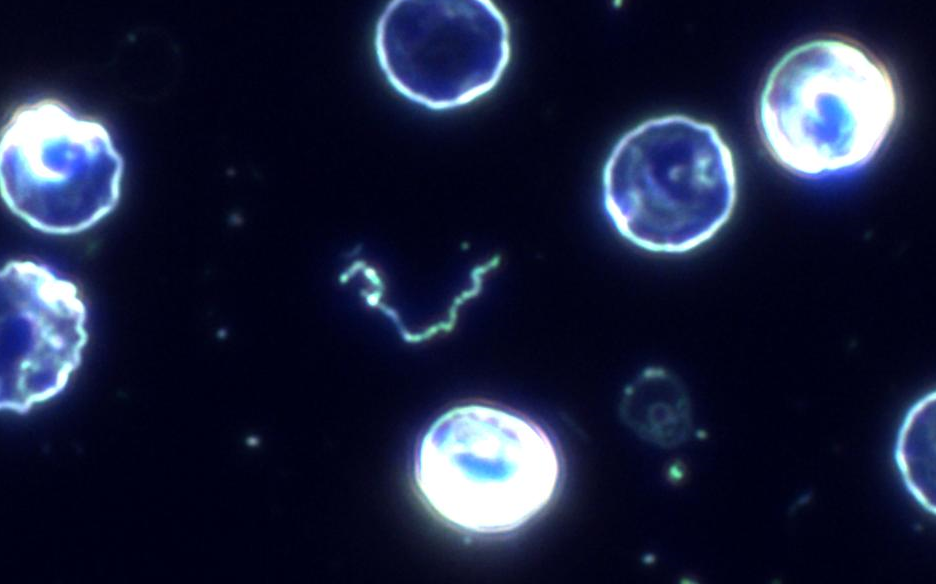
%> input picture Image_Processing_Assignment/Assignment_Input/IMG_11.png, 936 x 584 px
$ octave activecontourtest.m   (GNU Octave 9; MATLAB toolbox functions it lacks are replaced by stand-ins)
%> lines starting %> are read from the running program, lines starting %| are printed output that depends on the picture; in (x1, y1, x2, y2) boxes, pixels count from 0 and x2, y2 are one past the last pixel; in counts of white or black regions, pixels touching at a corner belong together; the program's own positions count from 1
clear; close all;

I = imread('IMG_11.png');
%> I is the input picture: size 584x936x3 uint8; mean R, G, B 27.5, 33.3, 59.9
figure, imshow(I)

I_gray = rgb2gray(I);
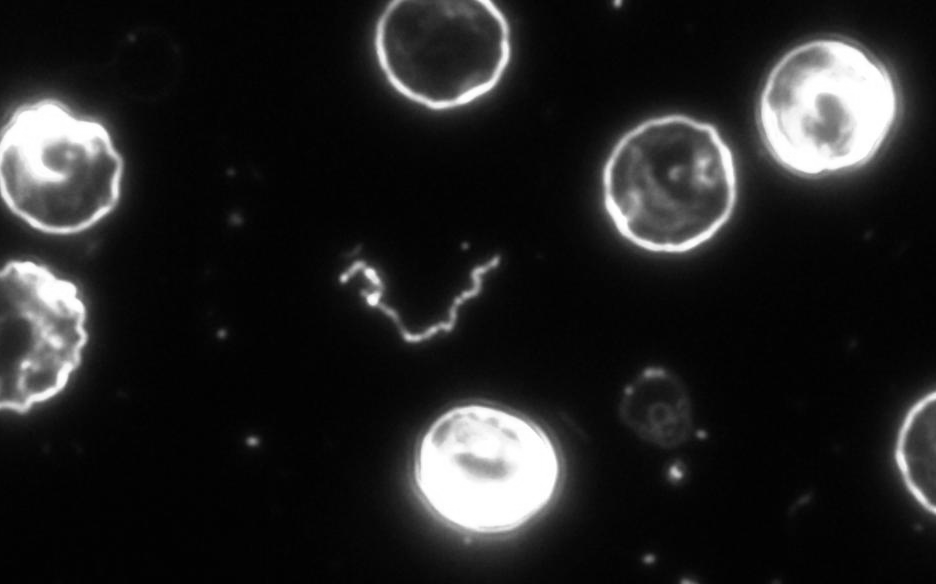
%> I_gray: size 584x936 uint8; min 2, max 255, mean 34.6
figure, imshow(I_gray)

rI_gray = imresize(I_gray,[512 NaN]);
figure, imshow(rI_gray)

dpgrayimg = 255*im2double(rI_gray);
mi = min(min(dpgrayimg));
%> mi = 2
ma = max(max(dpgrayimg));
%> ma = 255

en_rI_gray = imadjust(rI_gray,[mi/255; ma/255],[0; 1]);

lvl = graythresh(en_rI_gray);
%> lvl = 0.412
img = imbinarize(en_rI_gray,lvl);
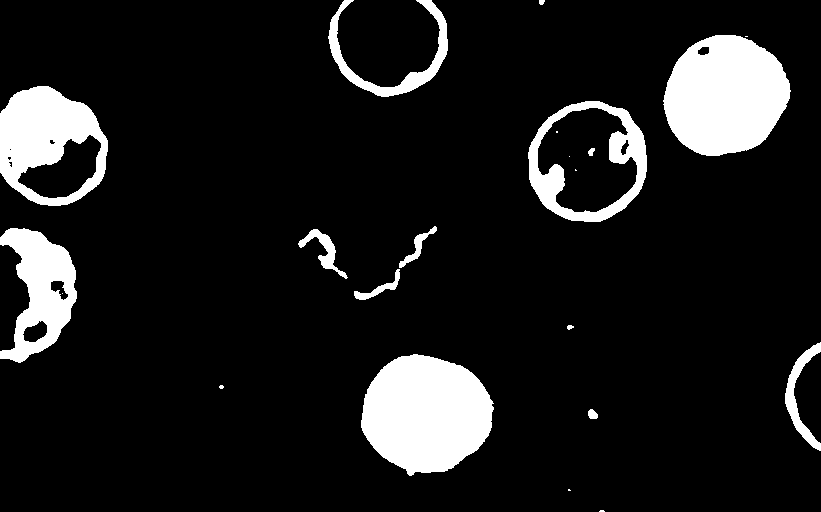
%> img: size 512x821 logical; 11% white; 22 white regions (8 under 20 px), largest, box (x1, y1, x2, y2) and area: (361, 354, 494, 476) 12050, (663, 35, 791, 156) 11661, (0, 86, 108, 206) 7436

bw_a = padarray(img,[1 1],1,'pre');
%> bw_a: size 513x822 logical; 11.3% white; 19 white regions (8 under 20 px), largest, box (x1, y1, x2, y2) and area: (0, 0, 822, 513) 16802, (362, 355, 495, 477) 12050, (664, 36, 792, 157) 11661
bw_a_filled = imfill(bw_a,'holes');
%> bw_a_filled: size 513x822 logical; 15.9% white; 14 white regions (4 under 20 px), largest, box (x1, y1, x2, y2) and area: (0, 0, 822, 513) 29350, (362, 355, 495, 477) 12050, (664, 36, 792, 157) 11733
bw_a_filled = bw_a_filled(2:end,2:end);
%> bw_a_filled: size 512x821 logical; 15.6% white; 17 white regions (4 under 20 px), largest, box (x1, y1, x2, y2) and area: (361, 354, 494, 476) 12050, (663, 35, 791, 156) 11733, (528, 101, 647, 222) 11390
imshow(bw_a_filled)

bw_b = padarray(padarray(img,[1 0],1,'pre'),[0 1],1,'post');
%> bw_b: size 513x822 logical; 11.3% white; 20 white regions (8 under 20 px), largest, box (x1, y1, x2, y2) and area: (361, 355, 494, 477) 12050, (663, 36, 791, 157) 11661, (0, 87, 108, 207) 7436
bw_b_filled = imfill(bw_b,'holes');
%> bw_b_filled: size 513x822 logical; 15.8% white; 15 white regions (4 under 20 px), largest, box (x1, y1, x2, y2) and area: (0, 0, 822, 513) 13630, (361, 355, 494, 477) 12050, (663, 36, 791, 157) 11733
bw_b_filled = bw_b_filled(2:end,1:end-1);
imshow(bw_b_filled);

bw_c = padarray(img,[1 1],1,'post');
bw_c_filled = imfill(bw_c,'holes');
bw_c_filled = bw_c_filled(1:end-1,1:end-1);
imshow(bw_c_filled)

bw_d = padarray(padarray(img,[1 0],1,'post'),[0 1],1,'pre');
%> bw_d: size 513x822 logical; 11.3% white; 20 white regions (7 under 20 px), largest, box (x1, y1, x2, y2) and area: (0, 0, 822, 513) 14429, (362, 354, 495, 476) 12050, (664, 35, 792, 156) 11661
bw_d_filled = imfill(bw_d,'holes');
%> bw_d_filled: size 513x822 logical; 14.2% white; 15 white regions (3 under 20 px), largest, box (x1, y1, x2, y2) and area: (0, 0, 822, 513) 19829, (362, 354, 495, 476) 12050, (664, 35, 792, 156) 11733
bw_d_filled = bw_d_filled(1:end-1,2:end);
imshow(bw_d_filled)

bw_filled = bw_a_filled | bw_b_filled | bw_c_filled | bw_d_filled;
figure, imshow(bw_filled)

BW2 = bwareafilt(bw_filled,[1,230]);
%> BW2: size 512x821 logical; 0.04% white; 7 white regions (4 under 20 px), largest, box (x1, y1, x2, y2) and area: (588, 409, 598, 419) 77, (539, 0, 545, 5) 25, (567, 325, 574, 330) 25
figure, imshowpair(bw_filled, BW2,'montage');
%> after `imshowpair(bw_filled, BW2,'montage')`:
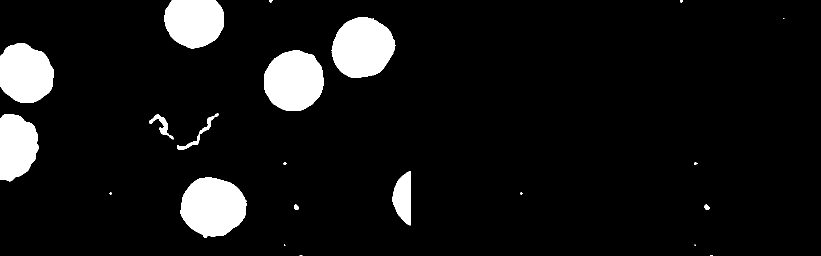
%> displayed picture: size 512x1642, on the screen's scale of 0 to 255 (shown at 1/2 size); 8% white; 24 white regions (8 under 20 px), largest, box (x1, y1, x2, y2) and area: (361, 354, 494, 476) 12050, (663, 35, 791, 156) 11733, (528, 101, 647, 222) 11390
final = bw_filled - BW2;
figure, imshow(final)

% [8 lines of commented-out code are left out]


iml = bwlabel(final);
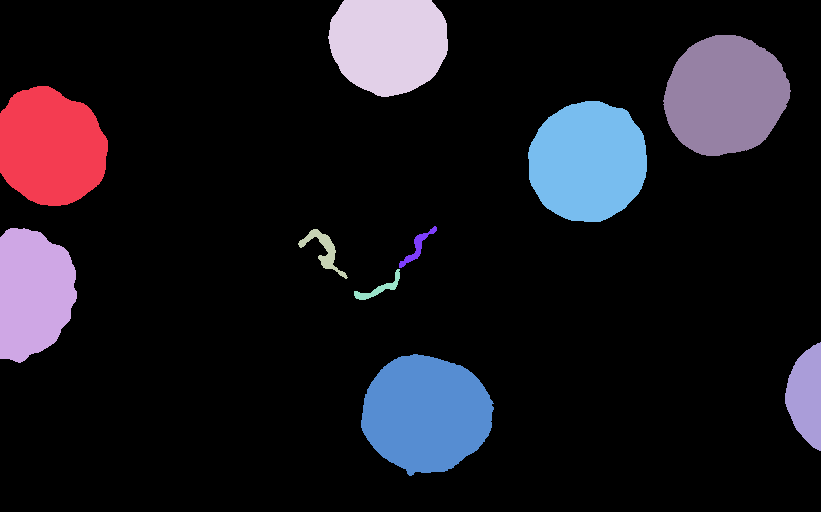
%> iml: size 512x821 double; 11 distinct labels, from 0 to 10; one colour per label, 0 black
figure, imshow(iml),title('labels')
g = regionprops(iml,'Area','BoundingBox');
%> g = 10 regions; largest, box (x1, y1, x2, y2) and Area: (361, 354, 494, 476) 12050, (663, 35, 791, 156) 11733, (528, 101, 647, 222) 11390, (0, 86, 108, 206) 10238, (328, 0, 448, 97) 9506
avals = [g.Area];
%> avals = [10238 8247 637 9506 346 12050 340 11390 11733 2765]
bac = find((0 <= avals)&(avals <= 1730));
%> bac = [3 5 7]
cell = find((1730 <= avals)&(avals <= 20000));
%> cell = [1 2 4 6 8 9 10]
h = ismember(iml, bac);
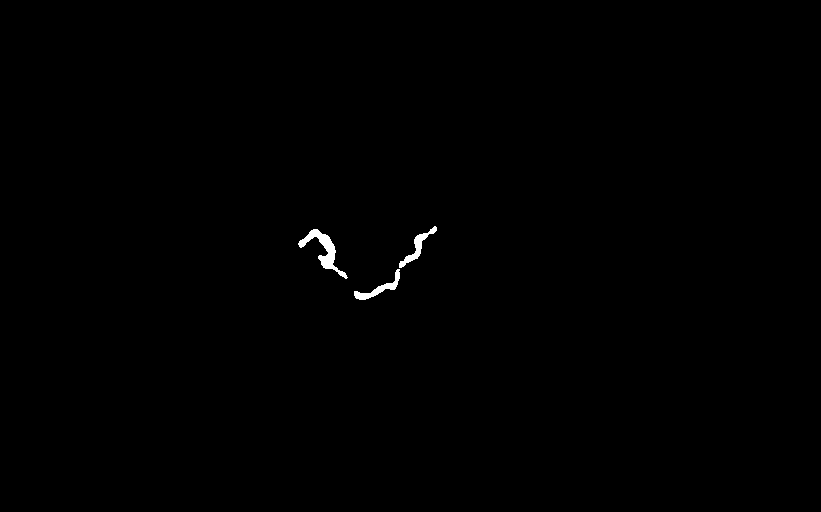
%> h: size 512x821 logical; 0.31% white; 3 white regions, box (x1, y1, x2, y2) and area: (298, 229, 348, 279) 637, (354, 269, 400, 300) 346, (399, 226, 437, 268) 340
b = ismember(iml,cell);
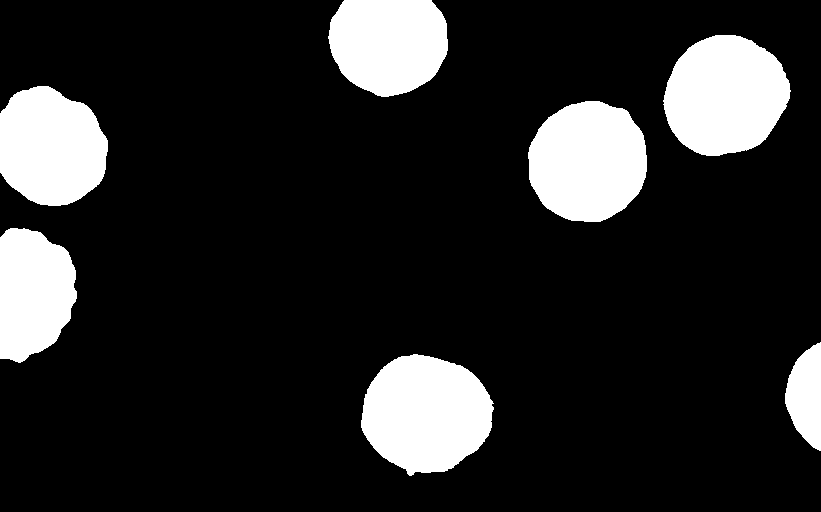
%> b: size 512x821 logical; 15.7% white; 7 white regions, largest, box (x1, y1, x2, y2) and area: (361, 354, 494, 476) 12050, (663, 35, 791, 156) 11733, (528, 101, 647, 222) 11390
rgbH = label2rgb(h,[0,1,1],[0,0,0]);
rgbB = label2rgb(b,[1,0,0], [0,0,0]);
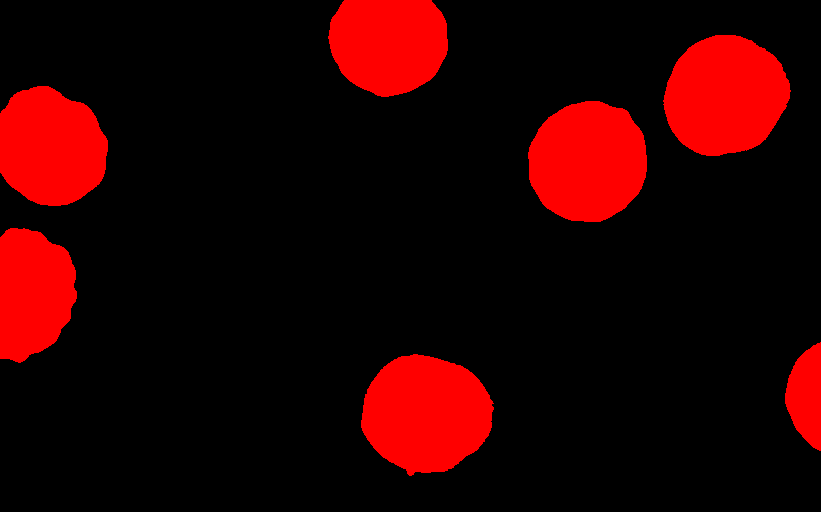
%> rgbB: size 512x821x3 uint8; mean R, G, B 40, 0, 0
i = rgbH+rgbB;
figure, imshow(i)

$ run again, with Image_Processing_Assignment/Assignment_Input/IMG_01.png copied over Image_Processing_Assignment/Assignment_Input/IMG_11.png
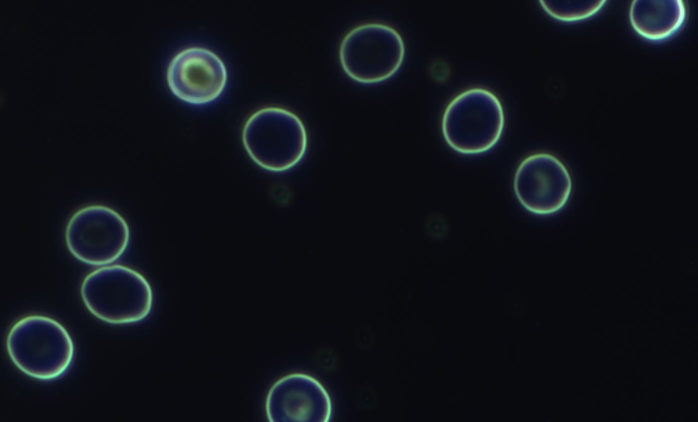
%> input picture Image_Processing_Assignment/Assignment_Input/IMG_01.png, 1396 x 844 px (shown at 1/2 size)
%> I is the input picture: size 844x1396x3 uint8; mean R, G, B 15.1, 18.4, 23.6
%> mi = 8
%> ma = 239
%> lvl = 0.225
%> img: size 512x847 logical; 4.5% white; 12 white regions, largest, box (x1, y1, x2, y2) and area: (202, 57, 276, 127) 4007, (79, 249, 185, 393) 3371, (8, 382, 90, 462) 2016
%> bw_a: size 513x848 logical; 4.8% white; 11 white regions, largest, box (x1, y1, x2, y2) and area: (203, 58, 277, 128) 4007, (0, 0, 848, 513) 3720, (80, 250, 186, 394) 3371
%> bw_b: size 513x848 logical; 4.8% white; 11 white regions, largest, box (x1, y1, x2, y2) and area: (202, 58, 276, 128) 4007, (0, 0, 848, 513) 3720, (79, 250, 185, 394) 3371
%> bw_b_filled: size 513x848 logical; 10.3% white; 10 white regions, largest, box (x1, y1, x2, y2) and area: (79, 250, 185, 394) 9583, (0, 0, 848, 513) 6011, (8, 383, 90, 463) 5056
%> bw_c: size 513x848 logical; 4.8% white; 11 white regions, largest, box (x1, y1, x2, y2) and area: (202, 57, 276, 127) 4007, (79, 249, 185, 393) 3371, (0, 0, 848, 513) 2943
%> bw_d: size 513x848 logical; 4.8% white; 11 white regions, largest, box (x1, y1, x2, y2) and area: (203, 57, 277, 127) 4007, (80, 249, 186, 393) 3371, (0, 0, 848, 513) 2943
%> bw_d_filled: size 513x848 logical; 10.3% white; 10 white regions, largest, box (x1, y1, x2, y2) and area: (80, 249, 186, 393) 9583, (0, 0, 848, 513) 5374, (9, 382, 91, 462) 5056
%> bw_filled: size 512x847 logical; 10.5% white; 10 white regions, largest, box (x1, y1, x2, y2) and area: (79, 249, 185, 393) 9583, (8, 382, 90, 462) 5056, (536, 106, 612, 187) 4848
%> BW2: size 512x847 logical; every value is 0
%> `iml = bwlabel(final);`:
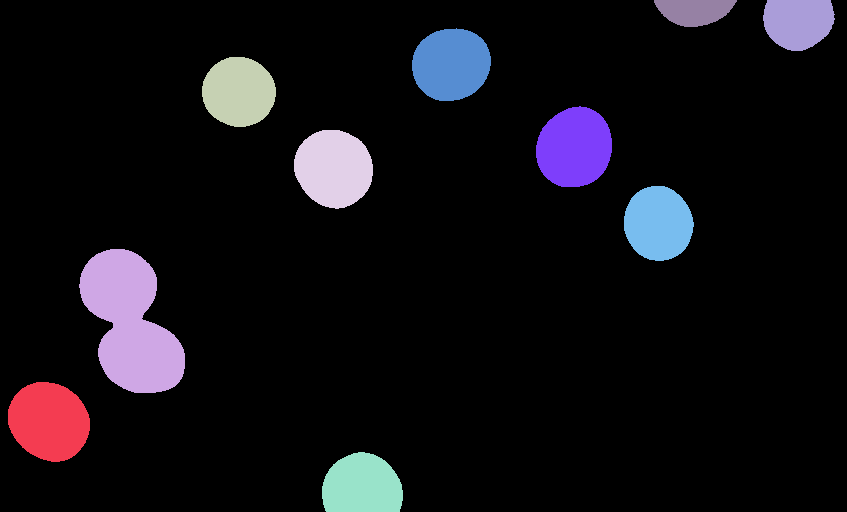
%> iml: size 512x847 double; 11 distinct labels, from 0 to 10; one colour per label, 0 black
%> g = 10 regions; largest, box (x1, y1, x2, y2) and Area: (79, 249, 185, 393) 9583, (8, 382, 90, 462) 5056, (536, 106, 612, 187) 4848, (294, 130, 373, 209) 4843, (412, 28, 491, 101) 4546
%> avals = [5056 9583 4062 4843 4014 4546 4848 4096 1647 3004]
%> bac = 9
%> cell = [1 2 3 4 5 6 7 8 10]
%> h: size 512x847 logical; 0.38% white; 1 white region, box (x1, y1, x2, y2) and area: (654, 0, 737, 27) 1647
%> `rgbB = label2rgb(b,[1,0,0], [0,0,0]);`:
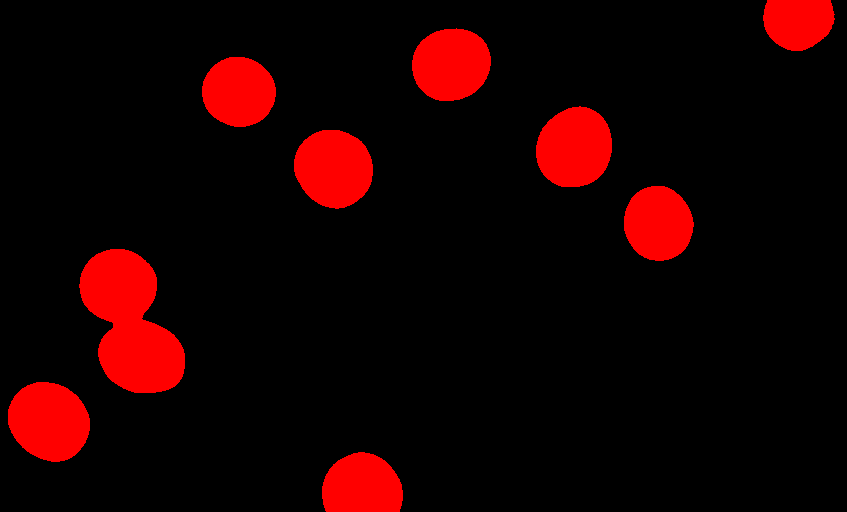
%> rgbB: size 512x847x3 uint8; mean R, G, B 25.9, 0, 0

$ run again, with Image_Processing_Assignment/Assignment_Input/IMG_02.png copied over Image_Processing_Assignment/Assignment_Input/IMG_11.png
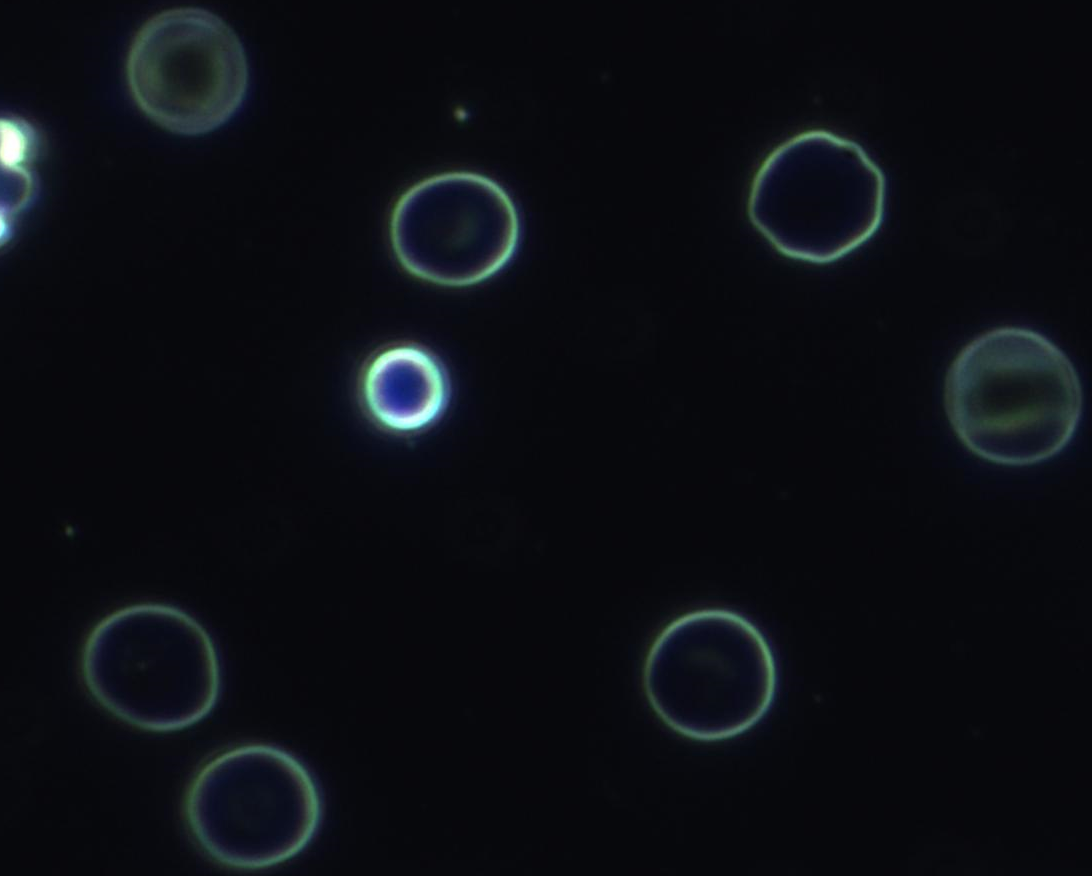
%> input picture Image_Processing_Assignment/Assignment_Input/IMG_02.png, 1092 x 876 px
%> I is the input picture: size 876x1092x3 uint8; mean R, G, B 11.7, 14.2, 18.9
%> mi = 6
%> ma = 255
%> lvl = 0.157
%> img: size 512x639 logical; 5.1% white; 11 white regions (1 under 20 px), largest, box (x1, y1, x2, y2) and area: (554, 191, 632, 272) 2817, (74, 5, 144, 78) 2733, (208, 199, 265, 256) 2374
%> bw_a: size 513x640 logical; 5.4% white; 11 white regions (1 under 20 px), largest, box (x1, y1, x2, y2) and area: (555, 192, 633, 273) 2817, (75, 6, 145, 79) 2733, (0, 0, 640, 513) 2555
%> bw_b: size 513x640 logical; 5.4% white; 12 white regions (1 under 20 px), largest, box (x1, y1, x2, y2) and area: (554, 192, 632, 273) 2817, (74, 6, 144, 79) 2733, (208, 200, 265, 257) 2374
%> bw_b_filled: size 513x640 logical; 11.2% white; 12 white regions (1 under 20 px), largest, box (x1, y1, x2, y2) and area: (554, 192, 632, 273) 4963, (438, 76, 518, 156) 4822, (377, 357, 454, 434) 4709
%> bw_c_filled: size 513x640 logical; 11.2% white; 12 white regions (1 under 20 px), largest, box (x1, y1, x2, y2) and area: (554, 191, 632, 272) 4963, (438, 75, 518, 155) 4822, (377, 356, 454, 433) 4709
%> bw_d: size 513x640 logical; 5.4% white; 11 white regions (1 under 20 px), largest, box (x1, y1, x2, y2) and area: (555, 191, 633, 272) 2817, (75, 5, 145, 78) 2733, (0, 0, 640, 513) 2555
%> bw_d_filled: size 513x640 logical; 11.2% white; 11 white regions (1 under 20 px), largest, box (x1, y1, x2, y2) and area: (555, 191, 633, 272) 4963, (439, 75, 519, 155) 4822, (378, 356, 455, 433) 4709
%> BW2: size 512x639 logical; 0.01% white; 2 white regions (1 under 20 px), largest, box (x1, y1, x2, y2) and area: (266, 63, 273, 71) 39
%> `iml = bwlabel(final);`:
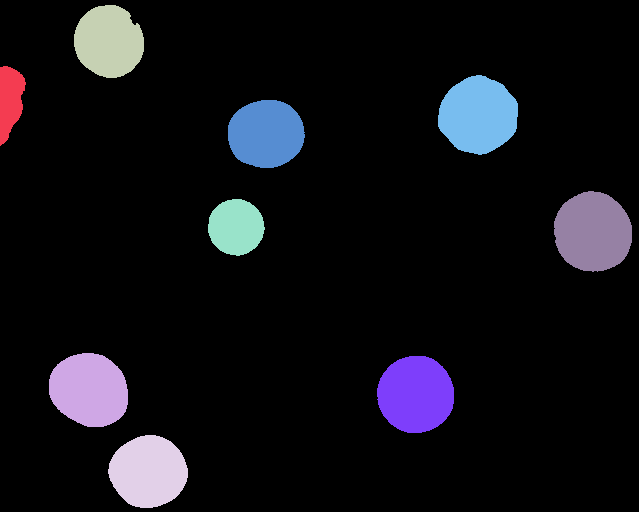
%> iml: size 512x639 double; 10 distinct labels, from 0 to 9; one colour per label, 0 black
%> g = 9 regions; largest, box (x1, y1, x2, y2) and Area: (554, 191, 632, 272) 4963, (438, 75, 518, 155) 4822, (377, 356, 454, 433) 4709, (49, 353, 128, 427) 4616, (108, 435, 188, 508) 4447
%> avals = [1428 4616 3963 4447 2499 4179 4709 4822 4963]
%> bac = 1
%> cell = [2 3 4 5 6 7 8 9]
%> h: size 512x639 logical; 0.44% white; 1 white region, box (x1, y1, x2, y2) and area: (0, 66, 26, 146) 1428
%> `rgbB = label2rgb(b,[1,0,0], [0,0,0]);`:
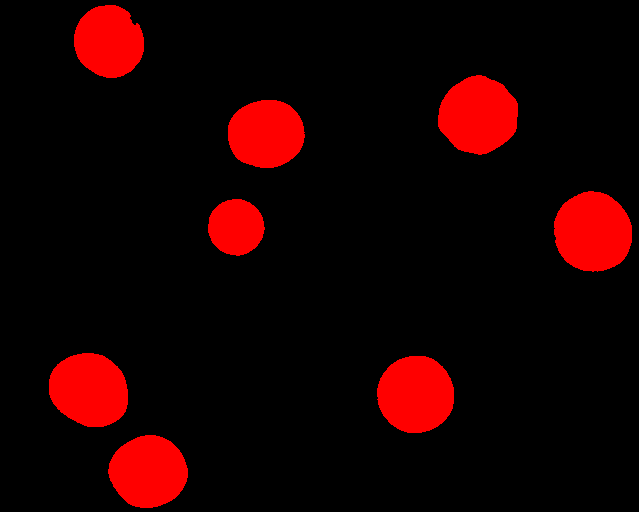
%> rgbB: size 512x639x3 uint8; mean R, G, B 26.7, 0, 0
